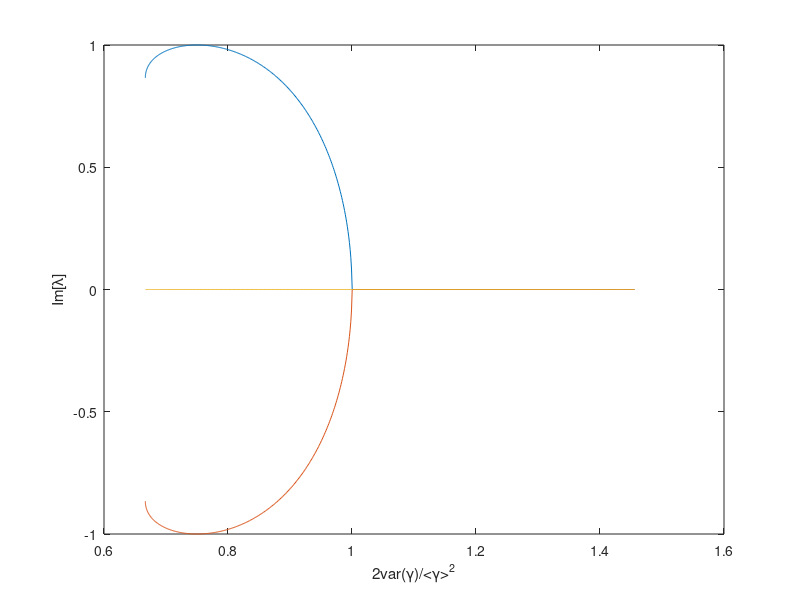
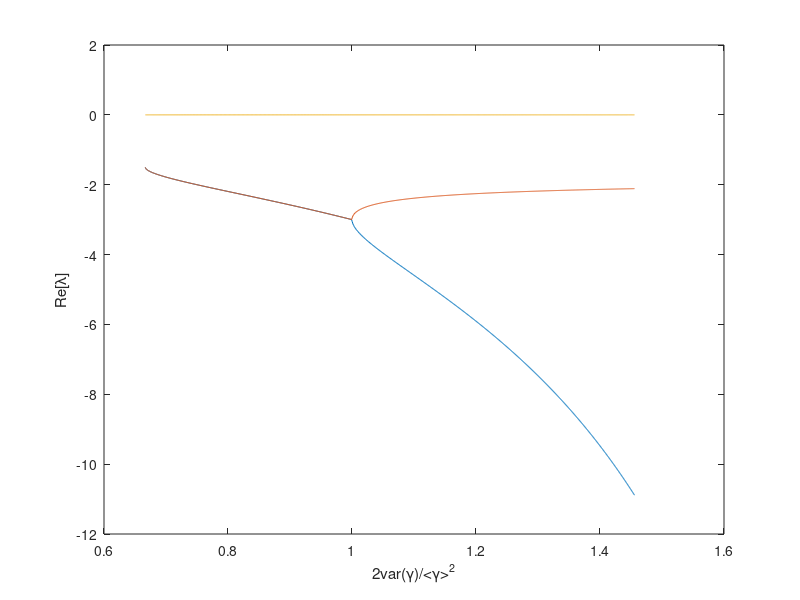
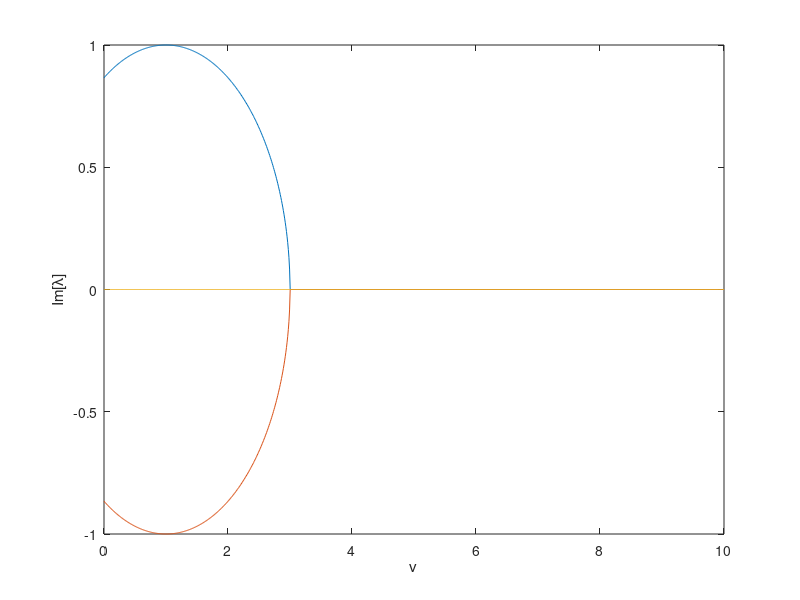
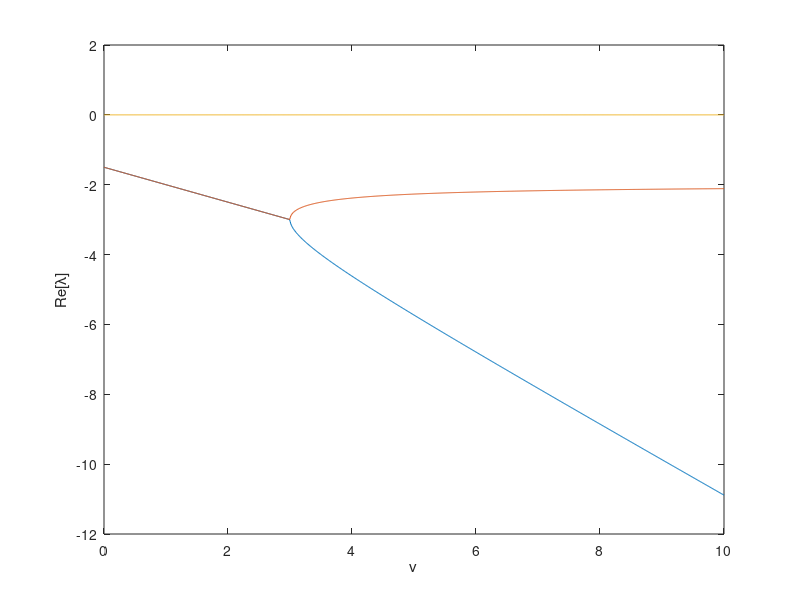

Recreate these plots in MATLAB, in order.
clear all
tic
nu_vec=linspace(0,10,1000);
for iNu = 1:length(nu_vec)
    nu = nu_vec(iNu);
    W = zeros(3);
    W(1,2) = 1;
    W(2,3) = 1 ;
    W(3,1) = 1+nu;
    
    W(2,1) = 0;
    W(3,2) = 0;
    W(1,3) = 0;
    
    
     
    W(1,1) = -W(3,1) - W(2,1);
    W(2,2) = -W(3,2) - W(1,2);
    W(3,3) = -W(1,3) - W(2,3);
    
    A = diag(diag(W));
    B = W-A;
    
    A = 0.5*(W+W');
    B = 0.5*(W-W');
    lambda(iNu,:) = eig(W);
    gamma(iNu) = 2*trace(A^2+B^2)/trace(A)^2;
    detW(iNu)=det(W);
    detW2(iNu) = (trace(W)^3-3*trace(W)*trace(W^2)+2*trace(W^3))/6;
    detW3(iNu) = det(diag(diag(W)));
    
    norm_B(iNu) = B(1,2)^2+B(1,3)^2+B(2,3)^2;
end
%%
figure;
plot(gamma, imag(lambda))
xlabel('2var(\gamma)/<\gamma>^2');
ylabel('Im[\lambda]')

figure;
plot(gamma, real(lambda))
xlabel('2var(\gamma)/<\gamma>^2');
ylabel('Re[\lambda]')

%%
figure;
plot(nu_vec, imag(lambda))
xlabel('\nu');
ylabel('Im[\lambda]')

figure;
plot(nu_vec, real(lambda))

xlabel('\nu')
ylabel('Re[\lambda]')

%%

figure;
plot(real(lambda), imag(lambda),'.','MarkerSize',10)
xlabel('Re[\lambda]');
ylabel('Im[\lambda]');
%%
figure;
plot(nu_vec,gamma);
xlabel('\nu');
ylabel('\gamma');
%%
%%
figure;
plot(norm_B,real(lambda),norm_B,imag(lambda));
xlabel('|B|');
ylabel('\lambda');

toc